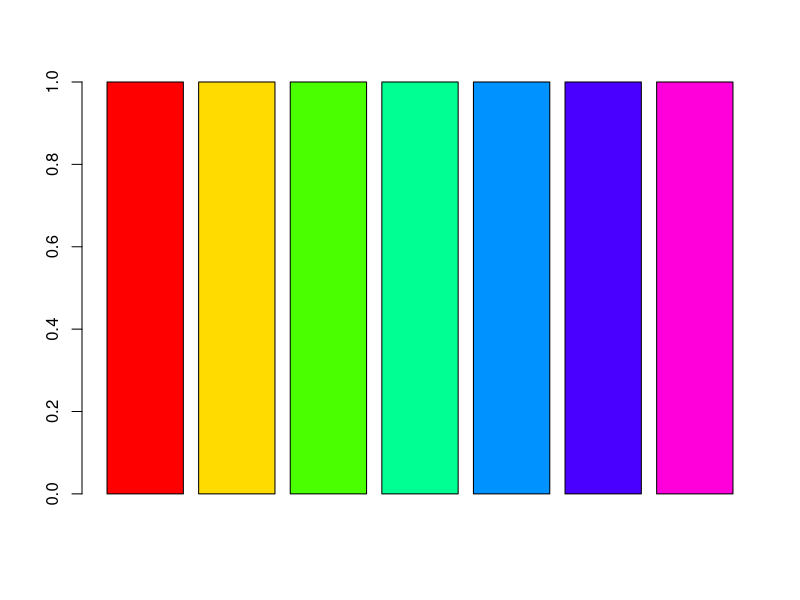
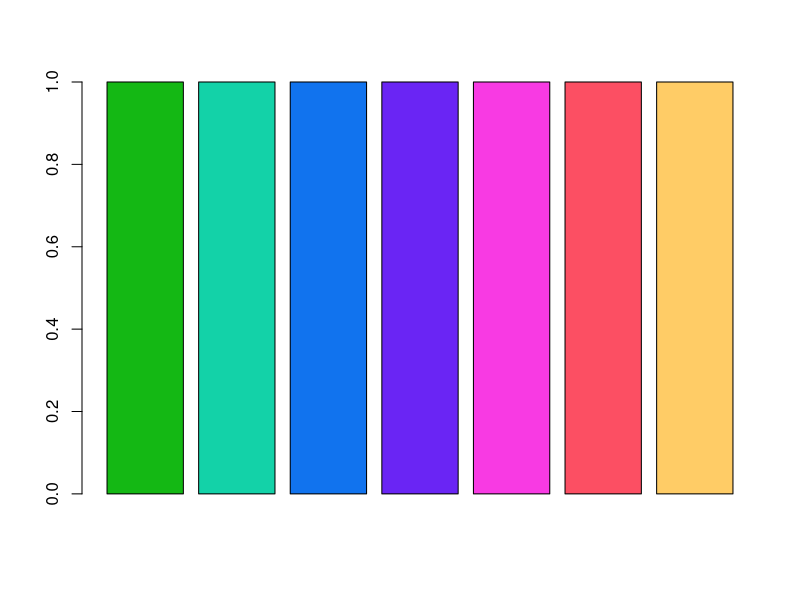

The R script that drew these images, in order:
## generate rainbow color code
## from https://bootstrappers.umassmed.edu/bootstrappers-courses/pastCourses/rCourse_2016-04/Additional_Resources/Rcolorstyle.html

barplot(rep(1,7), col = rainbow(7))
rainbow(7)

nickColors <- function(n, h = c(120,400), l = c(.40,.70), s = c(.8,1), alpha = 1){
  require(colorspace)
  require(scales)
  return (alpha(hex(HLS(seq(h[1],h[2],length.out = n), seq(l[1],l[2],length.out = n), seq(s[1],s[2],length.out=n))), alpha))
}
barplot(rep(1,7), col = nickColors(7))
nickColors(7)